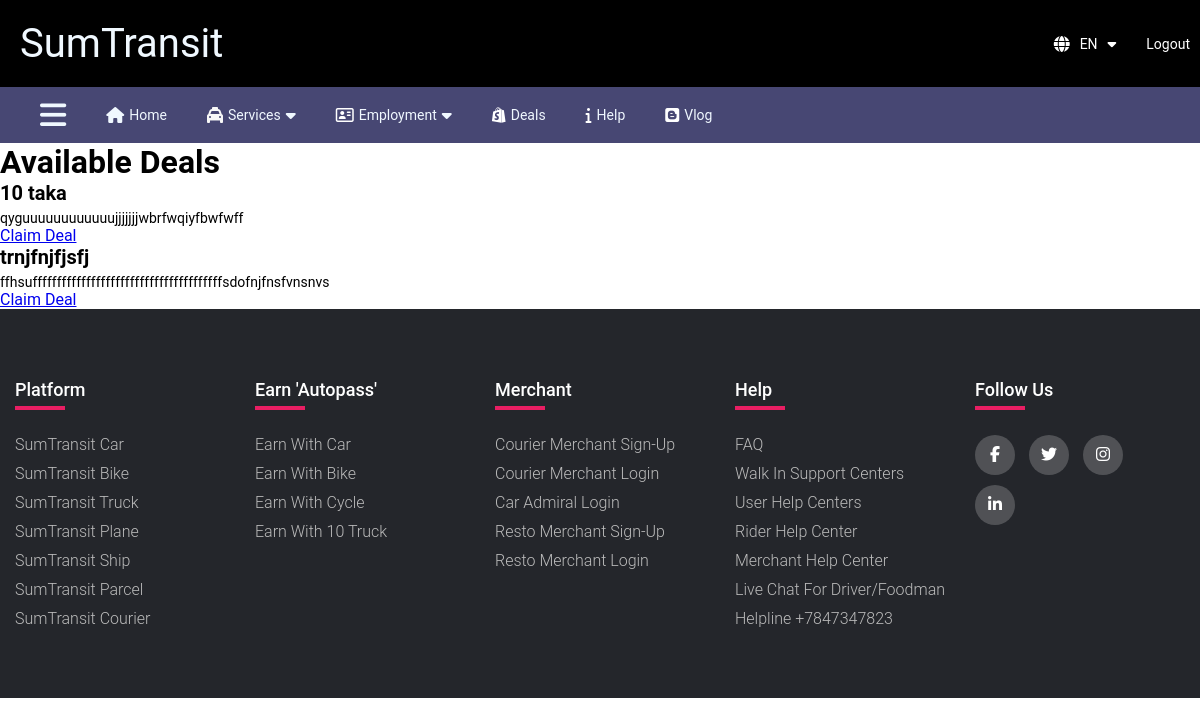
Page /deals/ (signed in) on the earlier database version.
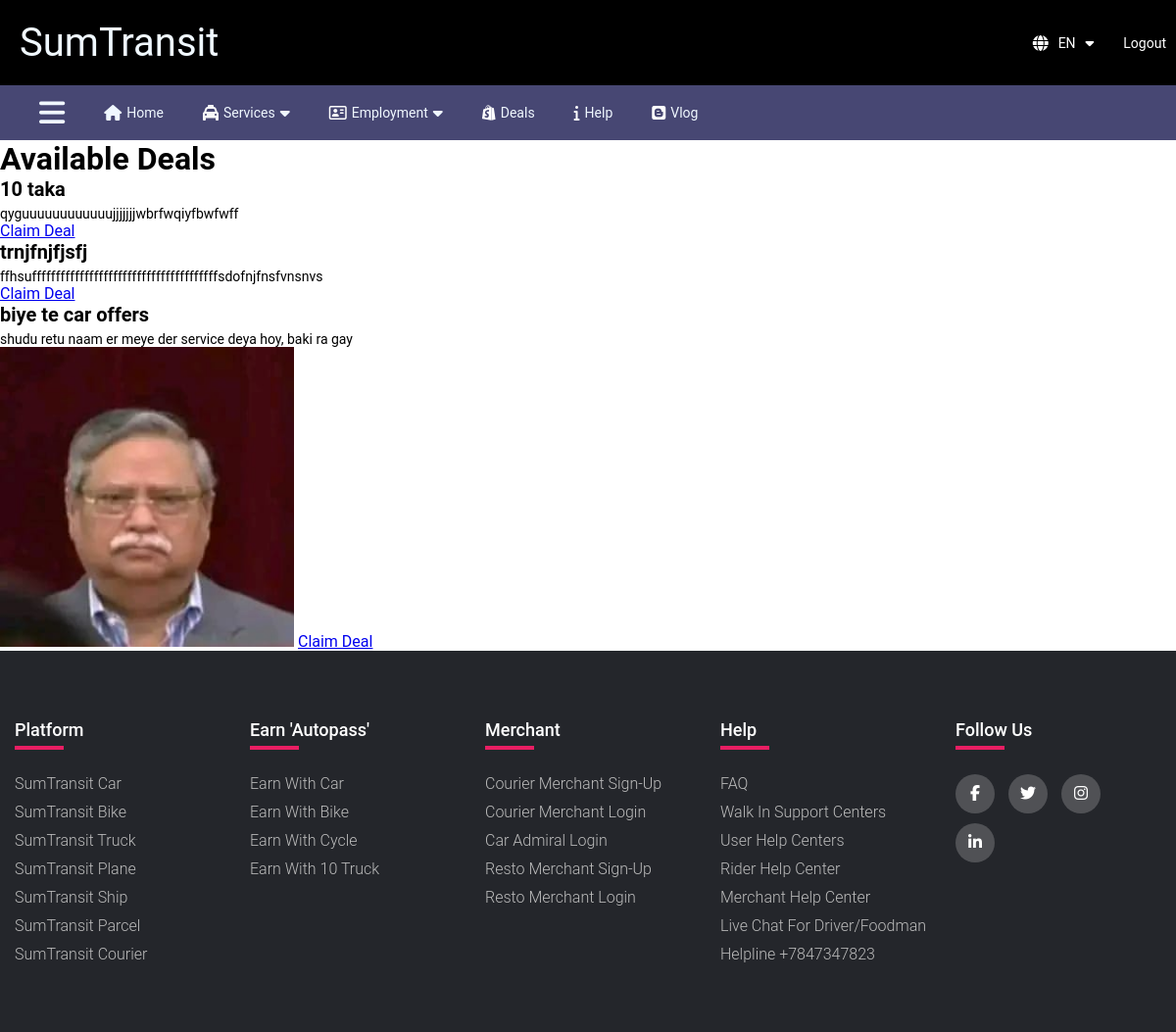
Same page on the later database version.
### main/models.py (models this page shows, shortened)
class Deal(models.Model):
    title = models.CharField(max_length=200)
    description = models.TextField()
    image = models.ImageField(upload_to='deal_images/', null=True, blank=True)
    created_at = models.DateTimeField(auto_now_add=True)

### main/views.py (the view)
@login_required
def deals_list(request):
    deals = Deal.objects.all()
    return render(request, 'deals.html', {'deals': deals})

### main/templates/deals.html
{% extends 'base.html' %}
{% block content %}
<h1>Available Deals</h1>
<ul>
    {% for deal in deals %}
    <li>
        <h3>{{ deal.title }}</h3>
        <p>{{ deal.description }}</p>
        {% if deal.image %}
            <img src="{{ deal.image.url }}" alt="{{ deal.title }}" width="300">
        {% endif %}
        <a href="{% url 'click_deal' deal.id %}">Claim Deal</a>
    </li>
    {% endfor %}
</ul>
{% endblock %}

Differences in the rows shown:
added Deal: title "biye te car offers", description "shudu retu naam er meye der service deya hoy, baki ra gay", image (picture)
